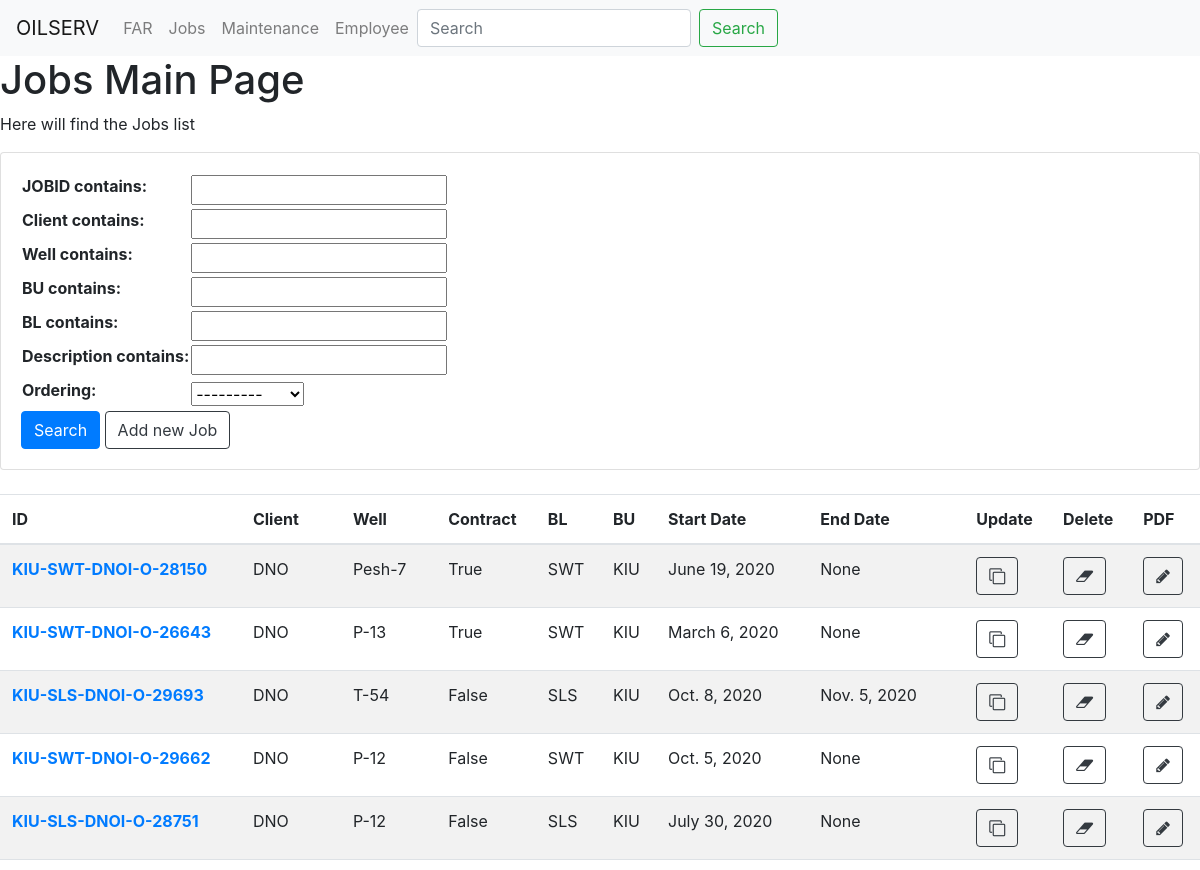
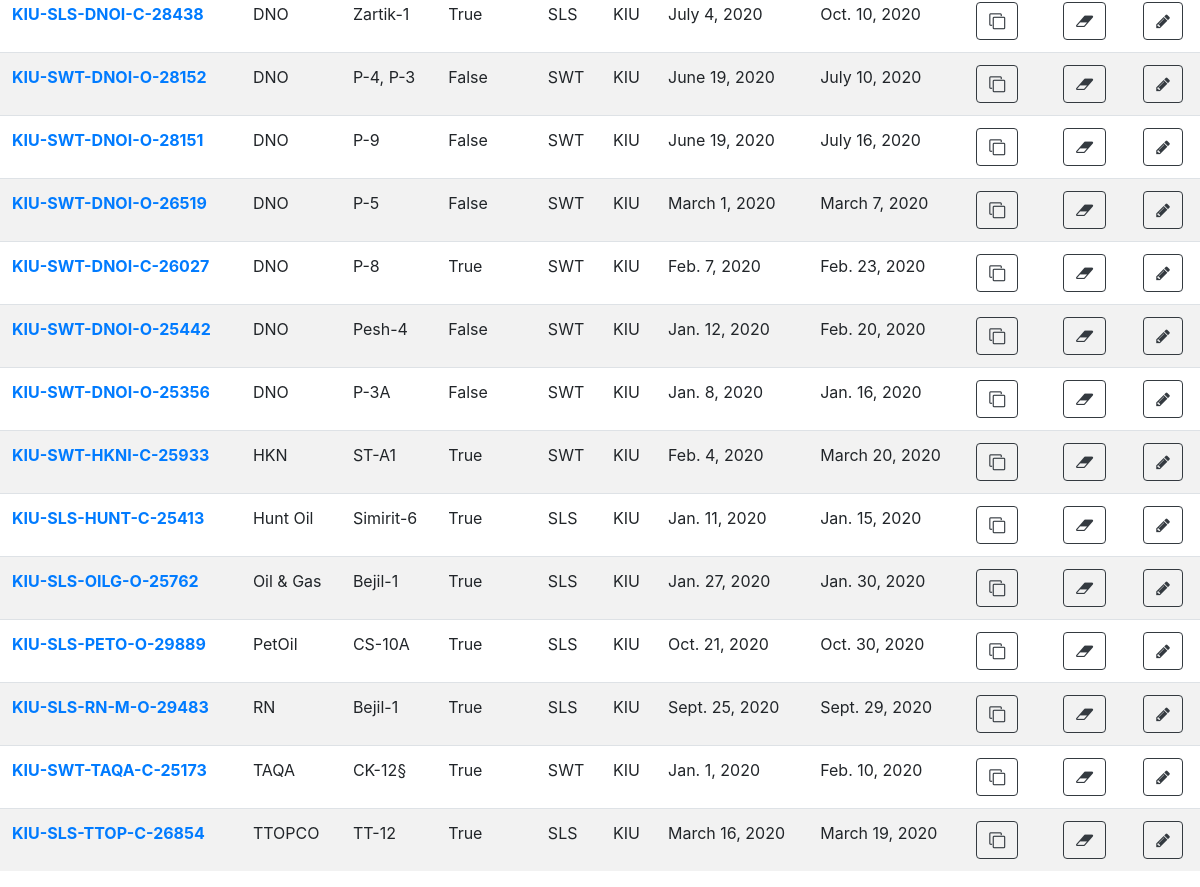
The app's page /Jobs/ with its own data (2 pictures, top to bottom).
### Jobs/models.py (models this page shows, shortened)
class JobsDB(models.Model):
    JOBID = models.CharField(max_length = 20 ,unique=True,blank=False)
    client = models.CharField(max_length=255,blank=False)
    field = models.CharField(max_length=255,blank=True, null=True)
    well = models.CharField(max_length=255,blank=False, null=True)
    country = models.CharField(max_length=255,blank=False,default='Iraq')
    BU = models.CharField(max_length= 3, default='KIU', null=True, blank=True)
    BL = models.CharField(max_length= 3, default='SWT', null=True, blank=True)
    description = models.CharField(max_length= 800, blank=True, null=True)
    isContract = models.BooleanField(default=True, null=True, blank=True)
    startDate = models.DateField(null=True, blank=True)
    endDate = models.DateField(blank=True,null=True)
    image = models.ImageField(null=True)
    updated = models.DateTimeField(auto_now_add=True,blank=True)
    created = models.DateTimeField(auto_now_add=True, blank=True)
    class Meta:
        ordering = ['client']

### Jobs/views.py (the view)
# urls.py: path('', views.JobsHomePage.as_view(), name='jobs'),
class JobsHomePage(ListView):
    template_name = 'Jobs/jobs_page.html'
    queryset = JobsDB.objects.all()
    context_object_name = 'jobs_all'
    def get_context_data(self, **kwargs):
        context = super().get_context_data(**kwargs)
        context['filter'] = Jobsfilter(self.request.GET, queryset=self.queryset)
        return context

### Jobs/templates/Jobs/jobs_page.html
{% extends 'base.html' %}
{% block body_block %}
<h1>Jobs Main Page</h1>
<p>Here will find the Jobs list </p>
<div class="row">
	<div class="col">
		<div class="card card-body" >
			<form  method="GET" >
				<table>
					{{ filter.form.as_table}}
				</table>
				<button type="submit" class="btn btn-primary" >Search</button>
				<a class="btn btn-outline-dark" href="{% url 'jobs_new' %}">Add new Job</a>
			</form>
		</div>
	</div>
</div>
<br>
<table class="table table-striped">
	<thead>
		<tr>
			<th scope="col">ID</th>
			<th scope="col">Client</th>
			<th scope="col">Well</th>
			<th scope="col">Contract</th>
			<th scope="col">BL</th>
			<th scope="col">BU</th>
			<th scope="col">Start Date</th>
			<th scope="col">End Date</th>
			<th scope="col">Update</th>
			<th scope="col">Delete</th>
			<th scope="col">PDF</th>
		</tr>
	</thead>
	<tbody>
		{% for fa in filter.qs %}
		<tr>
			<th scope="row"> <a href="{% url 'jobs_detail' pk=fa.pk  %}">{{ fa.JOBID }}</a></th>
			<td>{{ fa.client  }}</td>
			<td>{{ fa.well  }}</td>
			<td>{{ fa.isContract }}</td>
			<td>{{ fa.BL }}</td>
			<td>{{ fa.BU}}</td>
			<td>{{ fa.startDate}}</td>
			<td>{{ fa.endDate}}</td>
			<td><a href="{% url 'jobs_update' pk=fa.pk  %}" class="btn btn-outline-dark"> <span class="fa fa-clone"></a></td>
			<td><a href="{% url 'jobs_delete' pk=fa.pk  %}"class="btn btn-outline-dark"><span class="fa fa-eraser">  </a></td>
			<td><a href="{% url 'pdf_job_view' pk=fa.pk  %}"class="btn btn-outline-dark"><span class="fa fa-pencil"></a></td>
		</tr>
		{% endfor %}
	</tbody>
</table >
{% endblock %}

### records on screen
JobsDB: JOBID "KIU-SWT-DNOI-O-28150", client "DNO", well "Pesh-7", isContract "True", BL "SWT", BU "KIU", startDate "June 19, 2020", endDate "None"
JobsDB: JOBID "KIU-SWT-DNOI-O-26643", client "DNO", well "P-13", isContract "True", BL "SWT", BU "KIU", startDate "March 6, 2020", endDate "None"
JobsDB: JOBID "KIU-SLS-DNOI-O-29693", client "DNO", well "T-54", isContract "False", BL "SLS", BU "KIU", startDate "Oct. 8, 2020", endDate "Nov. 5, 2020"
JobsDB: JOBID "KIU-SWT-DNOI-O-29662", client "DNO", well "P-12", isContract "False", BL "SWT", BU "KIU", startDate "Oct. 5, 2020", endDate "None"
JobsDB: JOBID "KIU-SLS-DNOI-O-28751", client "DNO", well "P-12", isContract "False", BL "SLS", BU "KIU", startDate "July 30, 2020", endDate "None"
JobsDB: JOBID "KIU-SLS-DNOI-C-28438", client "DNO", well "Zartik-1", isContract "True", BL "SLS", BU "KIU", startDate "July 4, 2020", endDate "Oct. 10, 2020"
JobsDB: JOBID "KIU-SWT-DNOI-O-28152", client "DNO", well "P-4, P-3", isContract "False", BL "SWT", BU "KIU", startDate "June 19, 2020", endDate "July 10, 2020"
JobsDB: JOBID "KIU-SWT-DNOI-O-28151", client "DNO", well "P-9", isContract "False", BL "SWT", BU "KIU", startDate "June 19, 2020", endDate "July 16, 2020"
JobsDB: JOBID "KIU-SWT-DNOI-O-26519", client "DNO", well "P-5", isContract "False", BL "SWT", BU "KIU", startDate "March 1, 2020", endDate "March 7, 2020"
JobsDB: JOBID "KIU-SWT-DNOI-C-26027", client "DNO", well "P-8", isContract "True", BL "SWT", BU "KIU", startDate "Feb. 7, 2020", endDate "Feb. 23, 2020"
JobsDB: JOBID "KIU-SWT-DNOI-O-25442", client "DNO", well "Pesh-4", isContract "False", BL "SWT", BU "KIU", startDate "Jan. 12, 2020", endDate "Feb. 20, 2020"
JobsDB: JOBID "KIU-SWT-DNOI-O-25356", client "DNO", well "P-3A", isContract "False", BL "SWT", BU "KIU", startDate "Jan. 8, 2020", endDate "Jan. 16, 2020"
JobsDB: JOBID "KIU-SWT-HKNI-C-25933", client "HKN", well "ST-A1", isContract "True", BL "SWT", BU "KIU", startDate "Feb. 4, 2020", endDate "March 20, 2020"
JobsDB: JOBID "KIU-SLS-HUNT-C-25413", client "Hunt Oil", well "Simirit-6", isContract "True", BL "SLS", BU "KIU", startDate "Jan. 11, 2020", endDate "Jan. 15, 2020"
JobsDB: JOBID "KIU-SLS-OILG-O-25762", client "Oil & Gas", well "Bejil-1", isContract "True", BL "SLS", BU "KIU", startDate "Jan. 27, 2020", endDate "Jan. 30, 2020"
JobsDB: JOBID "KIU-SLS-PETO-O-29889", client "PetOil", well "CS-10A", isContract "True", BL "SLS", BU "KIU", startDate "Oct. 21, 2020", endDate "Oct. 30, 2020"
JobsDB: JOBID "KIU-SLS-RN-M-O-29483", client "RN", well "Bejil-1", isContract "True", BL "SLS", BU "KIU", startDate "Sept. 25, 2020", endDate "Sept. 29, 2020"
JobsDB: JOBID "KIU-SWT-TAQA-C-25173", client "TAQA", well "CK-12§", isContract "True", BL "SWT", BU "KIU", startDate "Jan. 1, 2020", endDate "Feb. 10, 2020"
JobsDB: JOBID "KIU-SLS-TTOP-C-26854", client "TTOPCO", well "TT-12", isContract "True", BL "SLS", BU "KIU", startDate "March 16, 2020", endDate "March 19, 2020"
